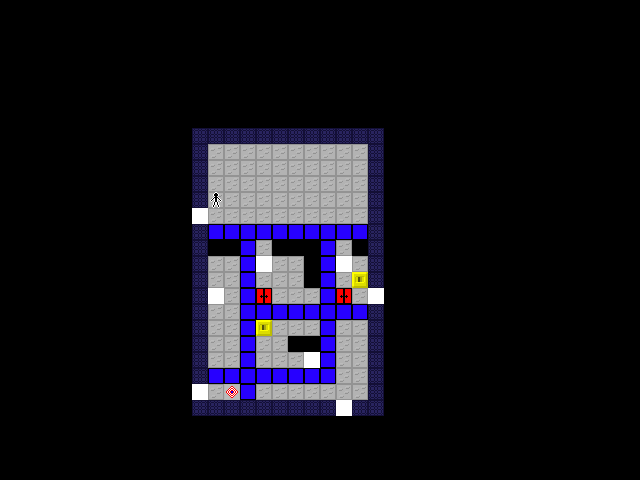

Tiled map render using the project's own tile images. Description and the map definition, with tile-layer contents summarised, below:
An orthogonal 40x30 tile map with 16x16 px tiles, 5 tile layers (tiles, pieces, pieces2, pieces3, ...) and 2 objects (001, 002).

<map version="1.10" tiledversion="1.11.0" orientation="orthogonal" renderorder="right-down" width="40" height="30" tilewidth="16" tileheight="16" infinite="0" nextlayerid="8" nextobjectid="9">
 <editorsettings>
  <export target="../../../../Users/User/Desktop/001..tmx" format="tmx" />
 </editorsettings>
 <tileset firstgid="1" name="tiles" tilewidth="16" tileheight="16" tilecount="81" columns="9">
  <image source="tiles.png" width="144" height="144" />
 </tileset>
 <layer id="1" name="tiles" width="40" height="30">
  <data>[1200 cells, 216 non-empty, 6 distinct tile ids]</data>
 </layer>
 <layer id="2" name="pieces" width="40" height="30">
  <data>[1200 cells, 4 non-empty, 2 distinct tile ids]</data>
 </layer>
 <layer id="6" name="pieces2" width="40" height="30">
  <data>[1200 cells, 0 non-empty, 0 distinct tile ids]</data>
 </layer>
 <layer id="7" name="pieces3" width="40" height="30">
  <data>[1200 cells, 0 non-empty, 0 distinct tile ids]</data>
 </layer>
 <layer id="3" name="actors" width="40" height="30">
  <data>[1200 cells, 1 non-empty, 1 distinct tile ids]</data>
 </layer>
 <objectgroup id="5" name="connectors">
  <object id="7" name="001" x="361.5" y="281.5">
   <polyline points="0,0 -98.75,13.25" />
  </object>
  <object id="8" name="002" x="263.75" y="328.5">
   <polyline points="0,0 80.25,-31.75" />
  </object>
 </objectgroup>
</map>
